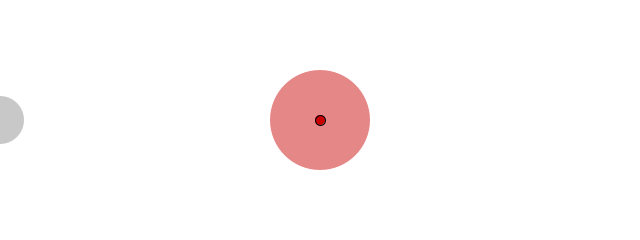
Frame 1 (no input)
Frame 60 (the mouse pressed at the canvas centre just before this capture): identical to frame 1, image omitted
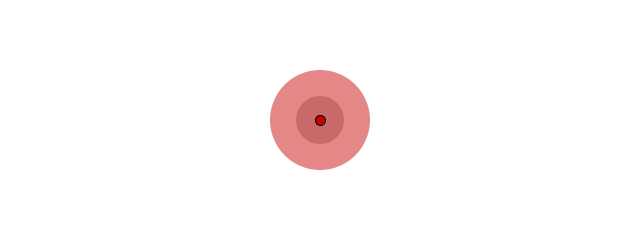
Frame 120 (the mouse held since frame 60 and released just before this capture)

The Processing sketch that drew these frames (run headless with seeded random() and noise(); from frame 60 on, the mouse is pressed at the canvas centre):

// Processing sketch: sketch_2018_03_27_Arrival_behav
// ── sketch_2018_03_27_Arrival_behav.pde
// The Nature of Code
// Daniel Shiffman
// http://natureofcode.com

// One vehicle "arrives"
// See: http://www.red3d.com/cwr/

Vehicle v;

void setup() {
  size(640, 240);
  //v = new Vehicle(width/2, height/2);
  v = new Vehicle(width/2);
}

void draw() {
  background(255);


  // Draw an ellipse at the mouse position
  fill(200);
  noStroke();
  ellipse(mouseX, height/2, 48, 48);

  // Call the appropriate steering behaviors for our agents
  
  v.update();
  v.display();
}

void mousePressed()
{
  v.arrive(mouseX);
}

// ── Vehicle.pde
// The Nature of Code
// Daniel Shiffman
// http://natureofcode.com

// The "Vehicle" class

class Vehicle 
{
    
  float position;
  float velocity;
  float acceleration;
  
  float maxforce;    // Maximum steering force
  float maxspeed;    // Maximum speed
  
  float target;
  int DAMPING_DISTANCE = 100;

  //Vehicle(float x, float y) {
  Vehicle(float x) 
  {    
    acceleration = 0.0;
    velocity = 0.0;
    position = x;
    target = position;

    maxspeed = 10;
    maxforce = 0.5;
  }

  // Method to update position
  void update() 
  {     
    float desired = target - position;  // A float pointing from the position to the target
    float d = abs(desired);
    
    if( d == 0.0 )
    {
      // we are already there
      return;
    }
    // Scale with arbitrary damping within 100 pixels
    else if (d < DAMPING_DISTANCE) 
    {
      float m = map(d,0,DAMPING_DISTANCE,0,maxspeed);
      desired = (desired * m)/d;
    } 
    else
    {
      desired = (desired * maxspeed)/d;
    }

    // Steering = Desired minus Velocity
    float steer = desired - velocity;
    if(abs(steer) >= maxforce)
      steer = (steer*maxforce)/abs(steer); // Limit to maximum steering force
    
    // We could add mass here if we want A = F / M
    acceleration += steer;
    
    // Update velocity
    velocity +=acceleration;
    // Limit speed
    if(abs(velocity) >= maxspeed)
      velocity = (velocity*maxspeed)/abs(velocity);
    // Update position
    position += velocity;
    // Reset accelerationelertion to 0 each cycle
    acceleration = 0.0;
  }


  // A method that calculates a steering force towards a target
  // STEER = DESIRED MINUS VELOCITY
  void arrive(float _target) 
  {
    target = _target;
  }
  
  
  void display() 
  {
    // Draw a triangle rotated in the direction of velocity
    
    pushMatrix();
    
    fill(200, 0, 0, 120);
    noStroke();
    ellipse(target, height/2, DAMPING_DISTANCE, DAMPING_DISTANCE);
    
    strokeWeight(1);
    fill(200, 0, 0);
    stroke(0);
    ellipse(position, height/2, 10, 10);
    
    popMatrix();
  }
}
